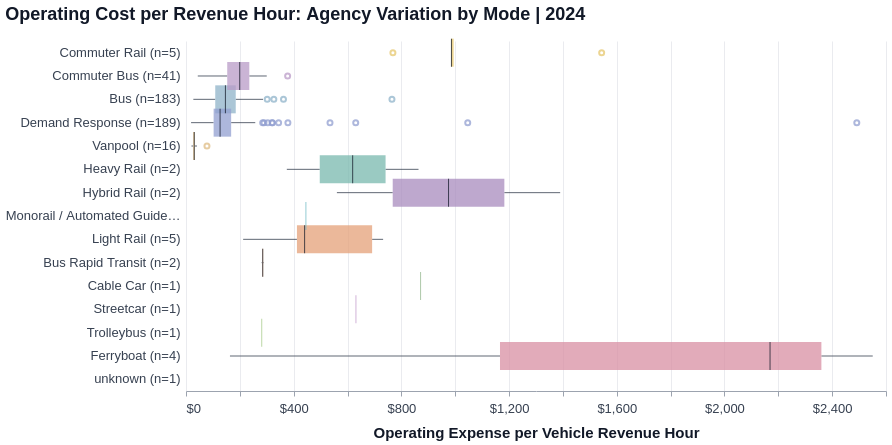

The notebook cell saved with this chart:
### Markdown cell above
### 2.3 Cost per VRH: Variation Across Agencies Within Each Mode

### Code cell
spread_vrh = mode_report_chart.simple_box_plot(
    df_agency_mode_efficiency,
    value_column = "opex_per_vrh",
    group_column = "mode_full_name",
    year_column = "year",
    value_format = "$,.0f",
    x_title = "Operating Expense per Vehicle Revenue Hour",
    chart_title = "Operating Cost per Revenue Hour: Agency Variation by Mode",
)
spread_vrh

### Figure 1 — Vega specification as saved in the notebook (floating-point values rounded to 4 significant figures; data arrays with more than 128 entries replaced by an {"elided": "..."} marker saying what was removed)
{"$schema": "https://vega.github.io/schema/vega/v6.json", "data": [{"name": "_server_source_0", "values": {"elided": "4540 records"}}, {"name": "source_0", "source": "_server_source_0", "transform": [{"type": "filter", "expr": "datum['year'] == year_sel"}, {"type": "joinaggregate", "groupby": ["mode_full_name"], "fields": ["opex_per_vrh"], "ops": ["count"], "as": ["group_n"]}, {"type": "formula", "expr": "datum['mode_full_name'] + ' (n=' + datum.group_n + ')'", "as": "group_label"}, {"type": "joinaggregate", "groupby": ["mode_full_name"], "fields": ["opex_per_vrh"], "ops": ["median"], "as": ["group_stat"]}, {"type": "project", "fields": ["group_label", "group_stat", "mode_full_name", "opex_per_vrh"]}]}, {"name": "data_0", "source": "source_0", "transform": [{"type": "joinaggregate", "groupby": ["mode_full_name", "group_label"], "fields": ["opex_per_vrh", "opex_per_vrh"], "ops": ["q1", "q3"], "as": ["lower_box_opex_per_vrh", "upper_box_opex_per_vrh"]}, {"type": "project", "fields": ["group_label", "group_stat", "lower_box_opex_per_vrh", "mode_full_name", "opex_per_vrh", "upper_box_opex_per_vrh"]}]}, {"name": "data_1", "source": "data_0", "transform": [{"type": "filter", "expr": "(datum['opex_per_vrh'] < datum['lower_box_opex_per_vrh'] - 1.5 * (datum['upper_box_opex_per_vrh'] - datum['lower_box_opex_per_vrh'])) || (datum['opex_per_vrh'] > datum['upper_box_opex_per_vrh'] + 1.5 * (datum['upper_box_opex_per_vrh'] - datum['lower_box_opex_per_vrh']))"}, {"type": "project", "fields": ["group_label", "group_stat", "mode_full_name", "opex_per_vrh"]}]}, {"name": "data_2", "source": "data_1", "transform": [{"type": "filter", "expr": "isValid(datum[\"opex_per_vrh\"]) && isFinite(+datum[\"opex_per_vrh\"])"}, {"type": "project", "fields": ["group_label", "mode_full_name", "opex_per_vrh"]}]}, {"name": "data_3", "source": "data_0", "transform": [{"type": "filter", "expr": "(datum['lower_box_opex_per_vrh'] - 1.5 * (datum['upper_box_opex_per_vrh'] - datum['lower_box_opex_per_vrh']) <= datum['opex_per_vrh']) && (datum['opex_per_vrh'] <= datum['upper_box_opex_per_vrh'] + 1.5 * (datum['upper_box_opex_per_vrh'] - datum['lower_box_opex_per_vrh']))"}, {"type": "aggregate", "groupby": ["mode_full_name", "group_label"], "fields": ["opex_per_vrh", "opex_per_vrh", "lower_box_opex_per_vrh", "upper_box_opex_per_vrh"], "ops": ["min", "max", "min", "max"], "as": ["lower_whisker_opex_per_vrh", "upper_whisker_opex_per_vrh", "lower_box_opex_per_vrh", "upper_box_opex_per_vrh"]}, {"type": "project", "fields": ["group_label", "group_stat", "lower_box_opex_per_vrh", "lower_whisker_opex_per_vrh", "mode_full_name", "upper_box_opex_per_vrh", "upper_whisker_opex_per_vrh"]}]}, {"name": "data_5", "source": "data_3", "transform": [{"type": "filter", "expr": "isValid(datum[\"lower_whisker_opex_per_vrh\"]) && isFinite(+datum[\"lower_whisker_opex_per_vrh\"])"}, {"type": "project", "fields": ["group_label", "lower_box_opex_per_vrh", "lower_whisker_opex_per_vrh", "mode_full_name", "upper_whisker_opex_per_vrh"]}]}, {"name": "data_6", "source": "data_3", "transform": [{"type": "filter", "expr": "isValid(datum[\"upper_box_opex_per_vrh\"]) && isFinite(+datum[\"upper_box_opex_per_vrh\"])"}, {"type": "project", "fields": ["group_label", "lower_whisker_opex_per_vrh", "mode_full_name", "upper_box_opex_per_vrh", "upper_whisker_opex_per_vrh"]}]}, {"name": "data_7", "source": "source_0", "transform": [{"type": "aggregate", "groupby": ["mode_full_name", "group_label"], "fields": ["opex_per_vrh", "opex_per_vrh", "opex_per_vrh", "opex_per_vrh", "opex_per_vrh"], "ops": ["q1", "q3", "median", "min", "max"], "as": ["lower_box_opex_per_vrh", "upper_box_opex_per_vrh", "mid_box_opex_per_vrh", "min_opex_per_vrh", "max_opex_per_vrh"]}, {"type": "project", "fields": ["group_label", "group_stat", "lower_box_opex_per_vrh", "max_opex_per_vrh", "mid_box_opex_per_vrh", "min_opex_per_vrh", "mode_full_name", "upper_box_opex_per_vrh"]}]}, {"name": "data_9", "source": "data_7", "transform": [{"type": "filter", "expr": "isValid(datum[\"lower_box_opex_per_vrh\"]) && isFinite(+datum[\"lower_box_opex_per_vrh\"])"}, {"type": "project", "fields": ["group_label", "lower_box_opex_per_vrh", "max_opex_per_vrh", "mid_box_opex_per_vrh", "min_opex_per_vrh", "mode_full_name", "upper_box_opex_per_vrh"]}]}, {"name": "data_10", "source": "data_7", "transform": [{"type": "filter", "expr": "isValid(datum[\"mid_box_opex_per_vrh\"]) && isFinite(+datum[\"mid_box_opex_per_vrh\"])"}, {"type": "project", "fields": ["group_label", "lower_box_opex_per_vrh", "max_opex_per_vrh", "mid_box_opex_per_vrh", "min_opex_per_vrh", "mode_full_name", "upper_box_opex_per_vrh"]}]}, {"name": "data_1_y_domain_group_label_0", "source": "data_1", "transform": [{"type": "aggregate", "groupby": ["group_label"], "fields": ["group_stat"], "ops": ["max"], "as": ["sort_field"]}, {"type": "project", "fields": ["group_label", "sort_field"]}]}, {"name": "data_3_y_domain_group_label_1", "source": "data_3", "transform": [{"type": "aggregate", "groupby": ["group_label"], "fields": ["group_stat"], "ops": ["max"], "as": ["sort_field"]}, {"type": "project", "fields": ["group_label", "sort_field"]}]}, {"name": "data_7_y_domain_group_label_2", "source": "data_7", "transform": [{"type": "aggregate", "groupby": ["group_label"], "fields": ["group_stat"], "ops": ["max"], "as": ["sort_field"]}, {"type": "project", "fields": ["group_label", "sort_field"]}]}, {"name": "data_2_color_domain_mode_full_name_0", "source": "data_2", "transform": [{"type": "aggregate", "groupby": ["mode_full_name"], "fields": [], "ops": [], "as": []}, {"type": "formula", "expr": "datum['mode_full_name']", "as": "sort_field"}, {"type": "project", "fields": ["mode_full_name"]}]}, {"name": "data_9_color_domain_mode_full_name_1", "source": "data_9", "transform": [{"type": "aggregate", "groupby": ["mode_full_name"], "fields": [], "ops": [], "as": []}, {"type": "formula", "expr": "datum['mode_full_name']", "as": "sort_field"}, {"type": "project", "fields": ["mode_full_name"]}]}, {"name": "data_10_color_domain_mode_full_name_2", "source": "data_10", "transform": [{"type": "aggregate", "groupby": ["mode_full_name"], "fields": [], "ops": [], "as": []}, {"type": "formula", "expr": "datum['mode_full_name']", "as": "sort_field"}, {"type": "project", "fields": ["mode_full_name"]}]}], "signals": [{"name": "year_sel", "value": 2024, "bind": {"input": "select", "options": [2015, 2016, 2017, 2018, 2019, 2020, 2021, 2022, 2023, 2024], "name": "Year "}}], "marks": [{"type": "symbol", "name": "layer_0_layer_0_marks", "from": {"data": "data_2"}, "encode": {"update": {"opacity": {"value": 0.75}, "size": {"value": 25}, "tooltip": {"signal": "{\"Group\": isValid(datum[\"mode_full_name\"]) ? isArray(datum[\"mode_full_name\"]) ? join(datum[\"mode_full_name\"], '\\n') : datum[\"mode_full_name\"] : \"\"+datum[\"mode_full_name\"], \"Operating Expense per Vehicle Revenue Hour\": format(datum[\"opex_per_vrh\"], \"$,.0f\")}"}, "fill": {"value": "transparent"}, "y": {"field": "group_label", "scale": "y", "band": 0.5}, "x": {"field": "opex_per_vrh", "scale": "x"}, "stroke": {"field": "mode_full_name", "scale": "color"}}}, "style": ["point", "boxplot-outliers"]}, {"type": "rule", "name": "layer_0_layer_1_layer_0_marks", "from": {"data": "data_5"}, "encode": {"update": {"x": {"field": "lower_whisker_opex_per_vrh", "scale": "x"}, "opacity": {"value": 0.8}, "y": {"field": "group_label", "scale": "y", "band": 0.5}, "stroke": {"value": "#374151"}, "tooltip": {"signal": "{\"Upper Whisker of Operating Expense per Vehicle Revenue Hour\": format(datum[\"upper_whisker_opex_per_vrh\"], \"\"), \"Lower Whisker of Operating Expense per Vehicle Revenue Hour\": format(datum[\"lower_whisker_opex_per_vrh\"], \"\"), \"mode_full_name\": isValid(datum[\"mode_full_name\"]) ? isArray(datum[\"mode_full_name\"]) ? join(datum[\"mode_full_name\"], '\\n') : datum[\"mode_full_name\"] : \"\"+datum[\"mode_full_name\"], \"group_label\": isValid(datum[\"group_label\"]) ? isArray(datum[\"group_label\"]) ? join(datum[\"group_label\"], '\\n') : datum[\"group_label\"] : \"\"+datum[\"group_label\"]}"}, "x2": {"field": "lower_box_opex_per_vrh", "scale": "x"}}}, "style": ["rule", "boxplot-rule"], "aria": false}, {"type": "rule", "name": "layer_0_layer_1_layer_1_marks", "from": {"data": "data_6"}, "encode": {"update": {"x2": {"field": "upper_whisker_opex_per_vrh", "scale": "x"}, "y": {"field": "group_label", "scale": "y", "band": 0.5}, "tooltip": {"signal": "{\"Upper Whisker of Operating Expense per Vehicle Revenue Hour\": format(datum[\"upper_whisker_opex_per_vrh\"], \"\"), \"Lower Whisker of Operating Expense per Vehicle Revenue Hour\": format(datum[\"lower_whisker_opex_per_vrh\"], \"\"), \"mode_full_name\": isValid(datum[\"mode_full_name\"]) ? isArray(datum[\"mode_full_name\"]) ? join(datum[\"mode_full_name\"], '\\n') : datum[\"mode_full_name\"] : \"\"+datum[\"mode_full_name\"], \"group_label\": isValid(datum[\"group_label\"]) ? isArray(datum[\"group_label\"]) ? join(datum[\"group_label\"], '\\n') : datum[\"group_label\"] : \"\"+datum[\"group_label\"]}"}, "opacity": {"value": 0.8}, "x": {"field": "upper_box_opex_per_vrh", "scale": "x"}, "stroke": {"value": "#374151"}}}, "aria": false, "style": ["rule", "boxplot-rule"]}, {"type": "rect", "name": "layer_1_layer_0_marks", "from": {"data": "data_9"}, "encode": {"update": {"fill": {"field": "mode_full_name", "scale": "color"}, "tooltip": {"signal": "{\"Max of Operating Expense per Vehicle Revenue Hour\": format(datum[\"max_opex_per_vrh\"], \"\"), \"Q3 of Operating Expense per Vehicle Revenue Hour\": format(datum[\"upper_box_opex_per_vrh\"], \"\"), \"Median of Operating Expense per Vehicle Revenue Hour\": format(datum[\"mid_box_opex_per_vrh\"], \"\"), \"Q1 of Operating Expense per Vehicle Revenue Hour\": format(datum[\"lower_box_opex_per_vrh\"], \"\"), \"Min of Operating Expense per Vehicle Revenue Hour\": format(datum[\"min_opex_per_vrh\"], \"\"), \"mode_full_name\": isValid(datum[\"mode_full_name\"]) ? isArray(datum[\"mode_full_name\"]) ? join(datum[\"mode_full_name\"], '\\n') : datum[\"mode_full_name\"] : \"\"+datum[\"mode_full_name\"], \"group_label\": isValid(datum[\"group_label\"]) ? isArray(datum[\"group_label\"]) ? join(datum[\"group_label\"], '\\n') : datum[\"group_label\"] : \"\"+datum[\"group_label\"]}"}, "x": {"field": "lower_box_opex_per_vrh", "scale": "x"}, "x2": {"field": "upper_box_opex_per_vrh", "scale": "x"}, "height": {"value": 28}, "yc": {"field": "group_label", "scale": "y", "band": 0.5}, "opacity": {"value": 0.75}}}, "style": ["bar", "boxplot-box"]}, {"type": "rect", "name": "layer_1_layer_1_marks", "from": {"data": "data_10"}, "encode": {"update": {"xc": {"field": "mid_box_opex_per_vrh", "scale": "x"}, "width": {"value": 1}, "tooltip": {"signal": "{\"Max of Operating Expense per Vehicle Revenue Hour\": format(datum[\"max_opex_per_vrh\"], \"\"), \"Q3 of Operating Expense per Vehicle Revenue Hour\": format(datum[\"upper_box_opex_per_vrh\"], \"\"), \"Median of Operating Expense per Vehicle Revenue Hour\": format(datum[\"mid_box_opex_per_vrh\"], \"\"), \"Q1 of Operating Expense per Vehicle Revenue Hour\": format(datum[\"lower_box_opex_per_vrh\"], \"\"), \"Min of Operating Expense per Vehicle Revenue Hour\": format(datum[\"min_opex_per_vrh\"], \"\"), \"mode_full_name\": isValid(datum[\"mode_full_name\"]) ? isArray(datum[\"mode_full_name\"]) ? join(datum[\"mode_full_name\"], '\\n') : datum[\"mode_full_name\"] : \"\"+datum[\"mode_full_name\"], \"group_label\": isValid(datum[\"group_label\"]) ? isArray(datum[\"group_label\"]) ? join(datum[\"group_label\"], '\\n') : datum[\"group_label\"] : \"\"+datum[\"group_label\"]}"}, "yc": {"field": "group_label", "scale": "y", "band": 0.5}, "height": {"value": 28}, "opacity": {"value": 0.75}, "fill": [{"field": "mode_full_name", "scale": "color", "test": "datum['lower_box_opex_per_vrh'] >= datum['upper_box_opex_per_vrh']"}, {"value": "#111827"}]}}, "style": ["tick", "boxplot-median"], "aria": false}], "scales": [{"name": "x", "type": "linear", "domain": {"fields": [{"data": "data_2", "field": "opex_per_vrh"}, {"data": "data_5", "field": "lower_whisker_opex_per_vrh"}, {"data": "data_5", "field": "lower_box_opex_per_vrh"}, {"data": "data_6", "field": "upper_box_opex_per_vrh"}, {"data": "data_6", "field": "upper_whisker_opex_per_vrh"}, {"data": "data_9", "field": "lower_box_opex_per_vrh"}, {"data": "data_9", "field": "upper_box_opex_per_vrh"}, {"data": "data_10", "field": "mid_box_opex_per_vrh"}]}, "range": [0, {"signal": "width"}], "zero": true, "nice": true}, {"name": "y", "type": "band", "domain": {"fields": [{"data": "data_1_y_domain_group_label_0", "field": "group_label"}, {"data": "data_3_y_domain_group_label_1", "field": "group_label"}, {"data": "data_7_y_domain_group_label_2", "field": "group_label"}], "sort": {"op": "max", "field": "sort_field", "order": "descending"}}, "range": [0, {"signal": "height"}], "paddingOuter": 0, "paddingInner": 0}, {"name": "color", "type": "ordinal", "domain": {"fields": [{"data": "data_2_color_domain_mode_full_name_0", "field": "mode_full_name"}, {"data": "data_9_color_domain_mode_full_name_1", "field": "mode_full_name"}, {"data": "data_10_color_domain_mode_full_name_2", "field": "mode_full_name"}], "sort": true}, "range": ["#8FB3C9", "#E9B58F", "#91B68C", "#B99BC7", "#E6C76E", "#929FD0", "#D98FA3", "#79B8AE", "#A88BBE", "#E5A078", "#70B9C5", "#C39ACB", "#A4C887", "#DDBB83", "#8799C4"]}], "axes": [{"scale": "x", "maxExtent": 0, "minExtent": 0, "orient": "bottom", "gridScale": "y", "ticks": false, "tickCount": {"signal": "ceil(width/40)"}, "zindex": 0, "gridColor": "#E5E7EB", "gridOpacity": 0.8, "domain": false, "grid": true, "labels": false, "aria": false}, {"scale": "x", "title": "Operating Expense per Vehicle Revenue Hour", "labelFontWeight": 500, "format": "$,.0f", "labelFlush": true, "grid": false, "tickCount": {"signal": "ceil(width/40)"}, "zindex": 0, "labelPadding": 6, "labelOverlap": true, "titlePadding": 10, "titleFontSize": 15, "orient": "bottom", "labelFontSize": 13, "labelFont": "Arial", "tickColor": "#9CA3AF", "domainColor": "#9CA3AF", "titleColor": "#111827", "titleFont": "Arial", "labelColor": "#374151", "titleFontWeight": 600}, {"scale": "y", "titleFont": "Arial", "titleColor": "#111827", "titleFontSize": 15, "labelFontSize": 13, "labelFont": "Arial", "ticks": false, "domain": false, "labelColor": "#374151", "grid": false, "labelFontWeight": 500, "titlePadding": 10, "orient": "left", "domainColor": "#9CA3AF", "tickColor": "#9CA3AF", "zindex": 0, "labelPadding": 6, "titleFontWeight": 600}], "title": {"text": {"signal": "'Operating Cost per Revenue Hour: Agency Variation by Mode | ' + year_sel"}, "anchor": "start", "offset": 15, "fontWeight": 600, "fontSize": 18, "color": "#111827", "font": "Century Gothic, Helvetica, Arial, sans-serif"}, "style": "cell", "height": 350, "padding": 5, "config": {"axis": {"labelFont": "Arial", "titleFont": "Arial"}, "style": {"cell": {"strokeWidth": 0}, "group-title": {"font": "Century Gothic, Helvetica, Arial, sans-serif"}}}, "background": "white", "width": 700}
